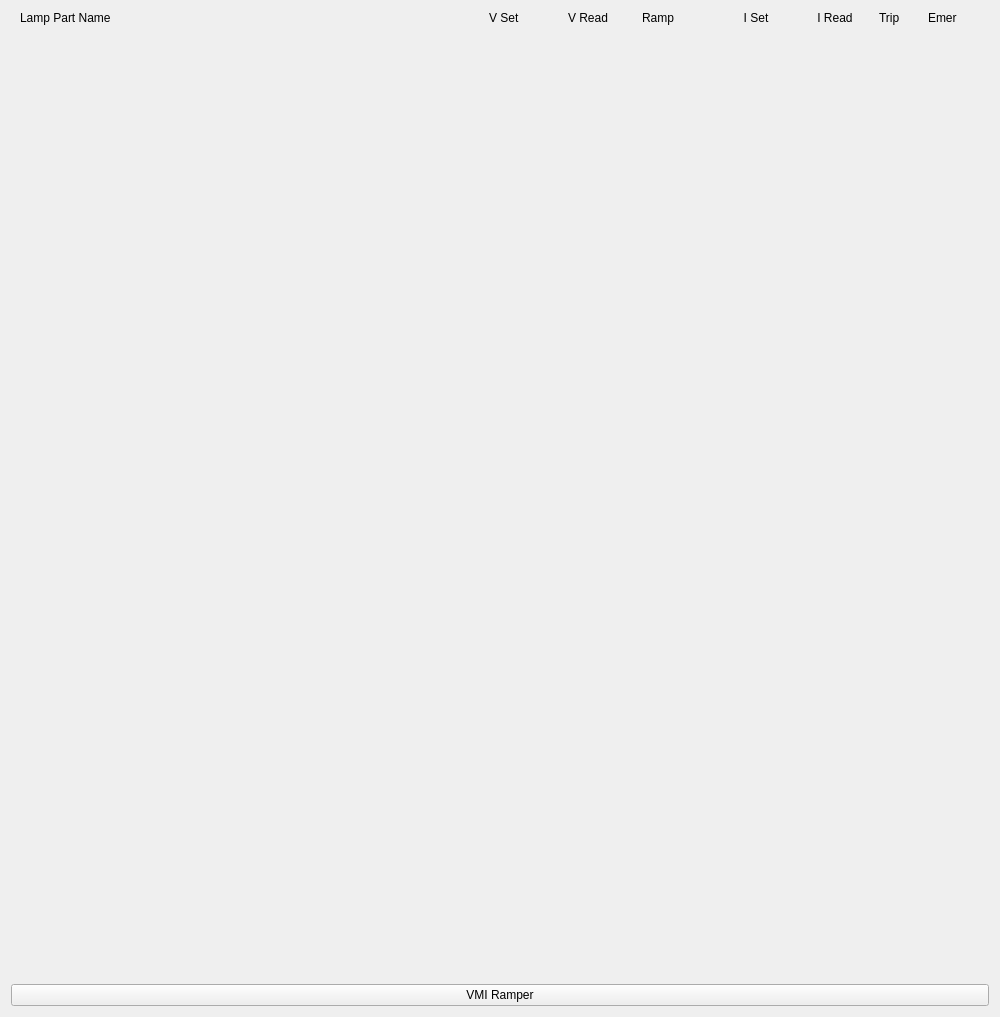
<?xml version="1.0" encoding="UTF-8"?>
<ui version="4.0">
 <class>Form</class>
 <widget class="QWidget" name="Form">
  <property name="geometry">
   <rect>
    <x>0</x>
    <y>0</y>
    <width>1000</width>
    <height>1017</height>
   </rect>
  </property>
  <property name="sizePolicy">
   <sizepolicy hsizetype="Maximum" vsizetype="Fixed">
    <horstretch>0</horstretch>
    <verstretch>0</verstretch>
   </sizepolicy>
  </property>
  <property name="minimumSize">
   <size>
    <width>1000</width>
    <height>0</height>
   </size>
  </property>
  <property name="maximumSize">
   <size>
    <width>1000</width>
    <height>16777215</height>
   </size>
  </property>
  <property name="windowTitle">
   <string>Form</string>
  </property>
  <layout class="QHBoxLayout" name="horizontalLayout_3">
   <item>
    <layout class="QHBoxLayout" name="horizontalLayout_2">
     <item>
      <layout class="QVBoxLayout" name="verticalLayout">
       <property name="spacing">
        <number>0</number>
       </property>
       <item>
        <layout class="QHBoxLayout" name="horizontalLayout">
         <item>
          <widget class="PyDMLabel" name="PyDMLabel">
           <property name="minimumSize">
            <size>
             <width>460</width>
             <height>0</height>
            </size>
           </property>
           <property name="maximumSize">
            <size>
             <width>460</width>
             <height>16777215</height>
            </size>
           </property>
           <property name="toolTip">
            <string/>
           </property>
           <property name="text">
            <string>Lamp Part Name</string>
           </property>
          </widget>
         </item>
         <item>
          <widget class="PyDMLabel" name="PyDMLabel_2">
           <property name="minimumSize">
            <size>
             <width>70</width>
             <height>0</height>
            </size>
           </property>
           <property name="maximumSize">
            <size>
             <width>70</width>
             <height>16777215</height>
            </size>
           </property>
           <property name="toolTip">
            <string/>
           </property>
           <property name="text">
            <string>V Set</string>
           </property>
          </widget>
         </item>
         <item>
          <widget class="PyDMLabel" name="PyDMLabel_3">
           <property name="minimumSize">
            <size>
             <width>65</width>
             <height>0</height>
            </size>
           </property>
           <property name="maximumSize">
            <size>
             <width>65</width>
             <height>16777215</height>
            </size>
           </property>
           <property name="toolTip">
            <string/>
           </property>
           <property name="text">
            <string>V Read</string>
           </property>
          </widget>
         </item>
         <item>
          <widget class="PyDMLabel" name="PyDMLabel_4">
           <property name="minimumSize">
            <size>
             <width>70</width>
             <height>0</height>
            </size>
           </property>
           <property name="maximumSize">
            <size>
             <width>70</width>
             <height>16777215</height>
            </size>
           </property>
           <property name="toolTip">
            <string/>
           </property>
           <property name="text">
            <string>Ramp</string>
           </property>
          </widget>
         </item>
         <item>
          <widget class="PyDMLabel" name="PyDMLabel_5">
           <property name="minimumSize">
            <size>
             <width>70</width>
             <height>0</height>
            </size>
           </property>
           <property name="maximumSize">
            <size>
             <width>70</width>
             <height>16777215</height>
            </size>
           </property>
           <property name="toolTip">
            <string/>
           </property>
           <property name="text">
            <string>I Set</string>
           </property>
           <property name="alignment">
            <set>Qt::AlignCenter</set>
           </property>
          </widget>
         </item>
         <item>
          <widget class="PyDMLabel" name="PyDMLabel_6">
           <property name="minimumSize">
            <size>
             <width>70</width>
             <height>0</height>
            </size>
           </property>
           <property name="maximumSize">
            <size>
             <width>70</width>
             <height>16777215</height>
            </size>
           </property>
           <property name="toolTip">
            <string/>
           </property>
           <property name="text">
            <string>I Read</string>
           </property>
           <property name="alignment">
            <set>Qt::AlignCenter</set>
           </property>
          </widget>
         </item>
         <item>
          <widget class="PyDMLabel" name="PyDMLabel_7">
           <property name="minimumSize">
            <size>
             <width>40</width>
             <height>0</height>
            </size>
           </property>
           <property name="maximumSize">
            <size>
             <width>40</width>
             <height>16777215</height>
            </size>
           </property>
           <property name="toolTip">
            <string/>
           </property>
           <property name="text">
            <string>Trip</string>
           </property>
          </widget>
         </item>
         <item>
          <widget class="PyDMLabel" name="PyDMLabel_8">
           <property name="minimumSize">
            <size>
             <width>50</width>
             <height>0</height>
            </size>
           </property>
           <property name="maximumSize">
            <size>
             <width>50</width>
             <height>16777215</height>
            </size>
           </property>
           <property name="toolTip">
            <string/>
           </property>
           <property name="text">
            <string>Emer</string>
           </property>
          </widget>
         </item>
        </layout>
       </item>
       <item>
        <widget class="PyDMEmbeddedDisplay" name="PyDMEmbeddedDisplay">
         <property name="maximumSize">
          <size>
           <width>16777215</width>
           <height>45</height>
          </size>
         </property>
         <property name="toolTip">
          <string/>
         </property>
         <property name="macros" stdset="0">
          <string>MPOD_CHAN=TMO:PRO2:MPOD:01:M2:C2</string>
         </property>
         <property name="filename" stdset="0">
          <string>mpod_channel.ui</string>
         </property>
        </widget>
       </item>
       <item>
        <widget class="PyDMEmbeddedDisplay" name="PyDMEmbeddedDisplay_2">
         <property name="maximumSize">
          <size>
           <width>16777215</width>
           <height>45</height>
          </size>
         </property>
         <property name="toolTip">
          <string/>
         </property>
         <property name="macros" stdset="0">
          <string>MPOD_CHAN=TMO:PRO2:MPOD:01:M2:C3</string>
         </property>
         <property name="filename" stdset="0">
          <string>mpod_channel.ui</string>
         </property>
        </widget>
       </item>
       <item>
        <widget class="PyDMEmbeddedDisplay" name="PyDMEmbeddedDisplay_3">
         <property name="maximumSize">
          <size>
           <width>16777215</width>
           <height>45</height>
          </size>
         </property>
         <property name="toolTip">
          <string/>
         </property>
         <property name="macros" stdset="0">
          <string>MPOD_CHAN=TMO:PRO2:MPOD:01:M2:C1</string>
         </property>
         <property name="filename" stdset="0">
          <string>mpod_channel.ui</string>
         </property>
        </widget>
       </item>
       <item>
        <widget class="PyDMEmbeddedDisplay" name="PyDMEmbeddedDisplay_4">
         <property name="maximumSize">
          <size>
           <width>16777215</width>
           <height>45</height>
          </size>
         </property>
         <property name="toolTip">
          <string/>
         </property>
         <property name="macros" stdset="0">
          <string>MPOD_CHAN=TMO:PRO2:MPOD:01:M2:C0</string>
         </property>
         <property name="filename" stdset="0">
          <string>mpod_channel.ui</string>
         </property>
        </widget>
       </item>
       <item>
        <widget class="PyDMEmbeddedDisplay" name="PyDMEmbeddedDisplay_5">
         <property name="maximumSize">
          <size>
           <width>16777215</width>
           <height>45</height>
          </size>
         </property>
         <property name="toolTip">
          <string/>
         </property>
         <property name="macros" stdset="0">
          <string>MPOD_CHAN=TMO:PRO2:MPOD:01:M0:C7</string>
         </property>
         <property name="filename" stdset="0">
          <string>mpod_channel.ui</string>
         </property>
        </widget>
       </item>
       <item>
        <widget class="PyDMEmbeddedDisplay" name="PyDMEmbeddedDisplay_6">
         <property name="maximumSize">
          <size>
           <width>16777215</width>
           <height>45</height>
          </size>
         </property>
         <property name="toolTip">
          <string/>
         </property>
         <property name="macros" stdset="0">
          <string>MPOD_CHAN=TMO:PRO2:MPOD:01:M0:C3</string>
         </property>
         <property name="filename" stdset="0">
          <string>mpod_channel.ui</string>
         </property>
        </widget>
       </item>
       <item>
        <widget class="PyDMEmbeddedDisplay" name="PyDMEmbeddedDisplay_7">
         <property name="maximumSize">
          <size>
           <width>16777215</width>
           <height>45</height>
          </size>
         </property>
         <property name="toolTip">
          <string/>
         </property>
         <property name="macros" stdset="0">
          <string>MPOD_CHAN=TMO:PRO2:MPOD:01:M0:C2</string>
         </property>
         <property name="filename" stdset="0">
          <string>mpod_channel.ui</string>
         </property>
        </widget>
       </item>
       <item>
        <widget class="PyDMEmbeddedDisplay" name="PyDMEmbeddedDisplay_8">
         <property name="maximumSize">
          <size>
           <width>16777215</width>
           <height>45</height>
          </size>
         </property>
         <property name="toolTip">
          <string/>
         </property>
         <property name="macros" stdset="0">
          <string>MPOD_CHAN=TMO:PRO2:MPOD:01:M0:C1</string>
         </property>
         <property name="filename" stdset="0">
          <string>mpod_channel.ui</string>
         </property>
        </widget>
       </item>
       <item>
        <widget class="PyDMEmbeddedDisplay" name="PyDMEmbeddedDisplay_9">
         <property name="maximumSize">
          <size>
           <width>16777215</width>
           <height>45</height>
          </size>
         </property>
         <property name="toolTip">
          <string/>
         </property>
         <property name="macros" stdset="0">
          <string>MPOD_CHAN=TMO:PRO2:MPOD:01:M0:C0</string>
         </property>
         <property name="filename" stdset="0">
          <string>mpod_channel.ui</string>
         </property>
        </widget>
       </item>
       <item>
        <widget class="PyDMEmbeddedDisplay" name="PyDMEmbeddedDisplay_10">
         <property name="maximumSize">
          <size>
           <width>16777215</width>
           <height>45</height>
          </size>
         </property>
         <property name="toolTip">
          <string/>
         </property>
         <property name="macros" stdset="0">
          <string>MPOD_CHAN=TMO:PRO2:MPOD:01:M3:C1</string>
         </property>
         <property name="filename" stdset="0">
          <string>mpod_channel.ui</string>
         </property>
        </widget>
       </item>
       <item>
        <widget class="PyDMEmbeddedDisplay" name="PyDMEmbeddedDisplay_11">
         <property name="maximumSize">
          <size>
           <width>16777215</width>
           <height>45</height>
          </size>
         </property>
         <property name="toolTip">
          <string/>
         </property>
         <property name="macros" stdset="0">
          <string>MPOD_CHAN=TMO:PRO2:MPOD:01:M3:C0</string>
         </property>
         <property name="filename" stdset="0">
          <string>mpod_channel.ui</string>
         </property>
        </widget>
       </item>
       <item>
        <widget class="PyDMEmbeddedDisplay" name="PyDMEmbeddedDisplay_12">
         <property name="maximumSize">
          <size>
           <width>16777215</width>
           <height>45</height>
          </size>
         </property>
         <property name="toolTip">
          <string/>
         </property>
         <property name="macros" stdset="0">
          <string>MPOD_CHAN=TMO:PRO2:MPOD:01:M3:C2</string>
         </property>
         <property name="filename" stdset="0">
          <string>mpod_channel.ui</string>
         </property>
        </widget>
       </item>
       <item>
        <widget class="PyDMEmbeddedDisplay" name="PyDMEmbeddedDisplay_13">
         <property name="maximumSize">
          <size>
           <width>16777215</width>
           <height>45</height>
          </size>
         </property>
         <property name="toolTip">
          <string/>
         </property>
         <property name="macros" stdset="0">
          <string>MPOD_CHAN=TMO:PRO2:MPOD:01:M3:C3</string>
         </property>
         <property name="filename" stdset="0">
          <string>mpod_channel.ui</string>
         </property>
        </widget>
       </item>
       <item>
        <widget class="PyDMEmbeddedDisplay" name="PyDMEmbeddedDisplay_14">
         <property name="maximumSize">
          <size>
           <width>16777215</width>
           <height>45</height>
          </size>
         </property>
         <property name="toolTip">
          <string/>
         </property>
         <property name="macros" stdset="0">
          <string>MPOD_CHAN=TMO:PRO2:MPOD:01:M4:C0</string>
         </property>
         <property name="filename" stdset="0">
          <string>mpod_channel.ui</string>
         </property>
        </widget>
       </item>
       <item>
        <widget class="PyDMEmbeddedDisplay" name="PyDMEmbeddedDisplay_18">
         <property name="maximumSize">
          <size>
           <width>16777215</width>
           <height>45</height>
          </size>
         </property>
         <property name="toolTip">
          <string/>
         </property>
         <property name="macros" stdset="0">
          <string>MPOD_CHAN=TMO:PRO2:MPOD:01:M7:C1</string>
         </property>
         <property name="filename" stdset="0">
          <string>mpod_channel.ui</string>
         </property>
        </widget>
       </item>
       <item>
        <widget class="PyDMEmbeddedDisplay" name="PyDMEmbeddedDisplay_20">
         <property name="maximumSize">
          <size>
           <width>16777215</width>
           <height>45</height>
          </size>
         </property>
         <property name="toolTip">
          <string/>
         </property>
         <property name="macros" stdset="0">
          <string>MPOD_CHAN=TMO:PRO2:MPOD:01:M7:C0</string>
         </property>
         <property name="filename" stdset="0">
          <string>mpod_channel.ui</string>
         </property>
        </widget>
       </item>
       <item>
        <widget class="PyDMEmbeddedDisplay" name="PyDMEmbeddedDisplay_19">
         <property name="maximumSize">
          <size>
           <width>16777215</width>
           <height>45</height>
          </size>
         </property>
         <property name="toolTip">
          <string/>
         </property>
         <property name="macros" stdset="0">
          <string>MPOD_CHAN=TMO:PRO2:MPOD:01:M2:C5</string>
         </property>
         <property name="filename" stdset="0">
          <string>mpod_channel.ui</string>
         </property>
        </widget>
       </item>
       <item>
        <widget class="PyDMEmbeddedDisplay" name="PyDMEmbeddedDisplay_17">
         <property name="maximumSize">
          <size>
           <width>16777215</width>
           <height>45</height>
          </size>
         </property>
         <property name="toolTip">
          <string/>
         </property>
         <property name="macros" stdset="0">
          <string>MPOD_CHAN=TMO:PRO2:MPOD:01:M5:C0</string>
         </property>
         <property name="filename" stdset="0">
          <string>mpod_channel.ui</string>
         </property>
        </widget>
       </item>
       <item>
        <widget class="PyDMEmbeddedDisplay" name="PyDMEmbeddedDisplay_16">
         <property name="maximumSize">
          <size>
           <width>16777215</width>
           <height>45</height>
          </size>
         </property>
         <property name="toolTip">
          <string/>
         </property>
         <property name="macros" stdset="0">
          <string>MPOD_CHAN=TMO:PRO2:MPOD:01:M6:C3</string>
         </property>
         <property name="filename" stdset="0">
          <string>mpod_channel.ui</string>
         </property>
        </widget>
       </item>
       <item>
        <widget class="PyDMEmbeddedDisplay" name="PyDMEmbeddedDisplay_21">
         <property name="maximumSize">
          <size>
           <width>16777215</width>
           <height>45</height>
          </size>
         </property>
         <property name="toolTip">
          <string/>
         </property>
         <property name="macros" stdset="0">
          <string>MPOD_CHAN=TMO:PRO2:MPOD:01:M6:C0</string>
         </property>
         <property name="filename" stdset="0">
          <string>mpod_channel.ui</string>
         </property>
        </widget>
       </item>
       <item>
        <spacer name="verticalSpacer">
         <property name="orientation">
          <enum>Qt::Vertical</enum>
         </property>
         <property name="sizeHint" stdset="0">
          <size>
           <width>20</width>
           <height>40</height>
          </size>
         </property>
        </spacer>
       </item>
       <item>
        <widget class="PyDMShellCommand" name="PyDMShellCommand_2">
         <property name="toolTip">
          <string/>
         </property>
         <property name="text">
          <string>VMI Ramper</string>
         </property>
         <property name="showIcon" stdset="0">
          <bool>false</bool>
         </property>
         <property name="commands" stdset="0">
          <stringlist>
           <string>pydm /cds/group/pcds/epics-dev/aegger/screens/tmo/mpod/vmi_ramper.py</string>
          </stringlist>
         </property>
        </widget>
       </item>
      </layout>
     </item>
    </layout>
   </item>
  </layout>
 </widget>
 <customwidgets>
  <customwidget>
   <class>PyDMLabel</class>
   <extends>QLabel</extends>
   <header>pydm.widgets.label</header>
  </customwidget>
  <customwidget>
   <class>PyDMEmbeddedDisplay</class>
   <extends>QFrame</extends>
   <header>pydm.widgets.embedded_display</header>
  </customwidget>
  <customwidget>
   <class>PyDMShellCommand</class>
   <extends>QPushButton</extends>
   <header>pydm.widgets.shell_command</header>
  </customwidget>
 </customwidgets>
 <resources/>
 <connections/>
</ui>
